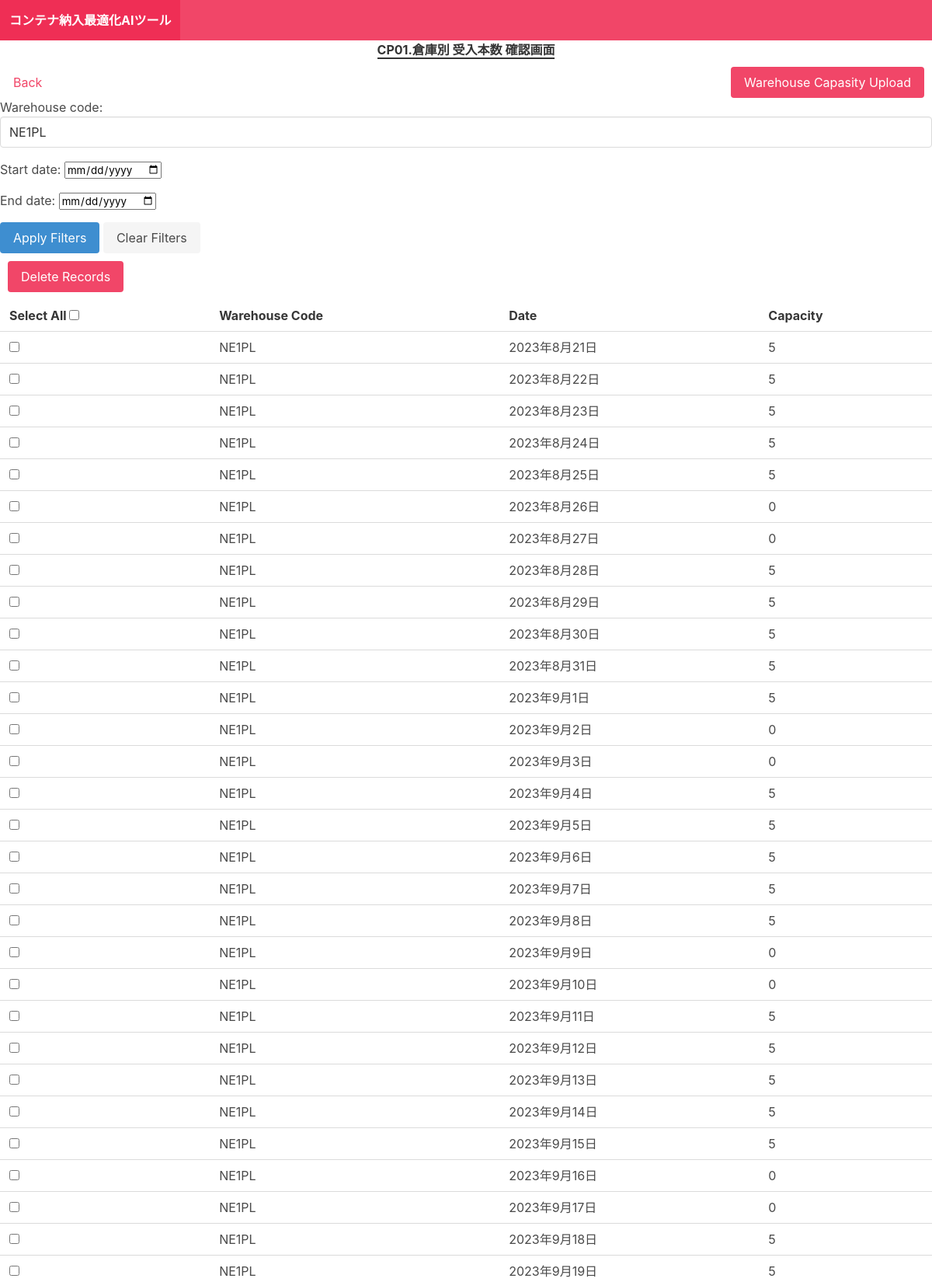
The app's page /wh/ (upper part) with its own data.
### cntr/models.py (models this page shows, shortened)
class WarehouseCapacity(models.Model):
    warehouse_code = models.CharField(max_length=10)
    date = models.DateField()
    capacity = models.PositiveIntegerField()

### cntr/views.py (the view)
# urls.py: path('wh/', warehouse_capacity, name='warehouse_capacity'),
def warehouse_capacity(request):
    form = WarehouseCapacityFilterForm(request.GET)
    capacities = WarehouseCapacity.objects.all()  # データベースから全てのキャパシティ情報を取得
    if form.is_valid():
        warehouse_code = form.cleaned_data.get('warehouse_code')
        start_date = form.cleaned_data.get('start_date')
        end_date = form.cleaned_data.get('end_date')
        if warehouse_code:
            capacities = capacities.filter(warehouse_code=warehouse_code)
        if start_date:
            capacities = capacities.filter(date__gte=start_date)
        if end_date:
            capacities = capacities.filter(date__lte=end_date)
    return render(request, 'warehouse_capacity.html', {'form': form, 'capacities': capacities})

### cntr/forms.py
class WarehouseCapacityFilterForm(forms.Form):
    warehouse_code = forms.ChoiceField(
        choices=WAREHOUSE_CHOICES,
        required=False,
        widget=forms.Select(attrs={'class': 'input'})
    )
    start_date = forms.DateField(
        required=False,
        widget=forms.DateInput(attrs={'type': 'date'}))
    end_date = forms.DateField(
        required=False,
        widget=forms.DateInput(attrs={'type': 'date'}))

### cntr/templates/cntr/warehouse_capacity.html (shortened to what this page needs)
{% extends "cntr/base.html" %}
{% block content %}
<head>
    <div class="center-text">
        <p><strong class="underline is-grey">CP01.倉庫別 受入本数 確認画面</strong></p>
    </div>
    <a href="/" class="button is-danger is-hoverable is-inverted is-bold" style="margin: 10px 10px 0 0;">Back</a>
    <a href="/warehouse_csv_upload/" class="button is-danger is-hoverable" style="float: right; margin: 10px 10px 0 0;">Warehouse Capasity Upload</a>
</head>
<body>
    <form method="get">
        {{ form.as_p }}
        <button class="button is-info" type="submit">Apply Filters</button>
        <a class="button is-light" href="?">Clear Filters</a>
    </form>
    <form method="post" action="{% url 'delete_records' %}">
        <button type="submit" class="button is-danger is-hoverable is-bold" style="margin: 10px;">Delete Records</button>
        <div style="overflow: auto;">
            <table>
                <tr>
                    <th>
                        <label for="select-all">Select All</label>
                        <input type="checkbox" id="select-all">
                    </th>
                    <th>Warehouse Code</th>
                    <th>Date</th>
                    <th>Capacity</th>
                </tr>
                {% for capacity in capacities %}
                <tr>
                    <td><input type="checkbox" name="record_id" value="{{ capacity.id }}"></td>
                    <td>{{ capacity.warehouse_code }}</td>
                    <td>{{ capacity.date }}</td>
                    <td>{{ capacity.capacity }}</td>
                </tr>
                {% endfor %}
            </table>
        </div>
    </form>
</body>
{% endblock %}

### cntr/templates/cntr/base.html (shortened to what this page needs)
{% load static %}
<!DOCTYPE html>
<html lang="ja">
<head>
    <link rel="stylesheet" href="https://cdn.jsdelivr.net/npm/bulma@0.9.4/css/bulma.min.css">
    <link rel="stylesheet" type="text/css" href="{% static 'css/styles.css' %}">
</head>
<body>
    <nav class="navbar is-danger">
        <div class="navbar-brand">
            <a href="/" class="navbar-item">
                <strong>コンテナ納入最適化AIツール</strong>
            </a>
        </div>
    </nav>
    <div class="content">
        {% block content %}
        {% endblock %}
    </div>
</body>
</html>

### cntr/static/css/styles.css (style rules this page uses)
.center-text { text-align: center; }
.underline { border-bottom: 2px solid #333; display: inline; }
.is-grey { color: #333; }

### cntr/templates/cntr/warehouse_capacity.html (style rules this page uses)
.center-text { text-align: center; }
.underline { border-bottom: 2px solid #333; display: inline; }
.is-grey { color: #333; /* テキストの色を濃いグレーに設定 }

### records on screen
WarehouseCapacity: warehouse_code "NE1PL", date "2023年8月21日", capacity "5"
WarehouseCapacity: warehouse_code "NE1PL", date "2023年8月22日", capacity "5"
WarehouseCapacity: warehouse_code "NE1PL", date "2023年8月23日", capacity "5"
WarehouseCapacity: warehouse_code "NE1PL", date "2023年8月24日", capacity "5"
WarehouseCapacity: warehouse_code "NE1PL", date "2023年8月25日", capacity "5"
WarehouseCapacity: warehouse_code "NE1PL", date "2023年8月26日", capacity "0"
WarehouseCapacity: warehouse_code "NE1PL", date "2023年8月27日", capacity "0"
WarehouseCapacity: warehouse_code "NE1PL", date "2023年8月28日", capacity "5"
WarehouseCapacity: warehouse_code "NE1PL", date "2023年8月29日", capacity "5"
WarehouseCapacity: warehouse_code "NE1PL", date "2023年8月30日", capacity "5"
WarehouseCapacity: warehouse_code "NE1PL", date "2023年8月31日", capacity "5"
WarehouseCapacity: warehouse_code "NE1PL", date "2023年9月1日", capacity "5"
WarehouseCapacity: warehouse_code "NE1PL", date "2023年9月2日", capacity "0"
WarehouseCapacity: warehouse_code "NE1PL", date "2023年9月3日", capacity "0"
WarehouseCapacity: warehouse_code "NE1PL", date "2023年9月4日", capacity "5"
WarehouseCapacity: warehouse_code "NE1PL", date "2023年9月5日", capacity "5"
WarehouseCapacity: warehouse_code "NE1PL", date "2023年9月6日", capacity "5"
WarehouseCapacity: warehouse_code "NE1PL", date "2023年9月7日", capacity "5"
WarehouseCapacity: warehouse_code "NE1PL", date "2023年9月8日", capacity "5"
WarehouseCapacity: warehouse_code "NE1PL", date "2023年9月9日", capacity "0"
WarehouseCapacity: warehouse_code "NE1PL", date "2023年9月10日", capacity "0"
WarehouseCapacity: warehouse_code "NE1PL", date "2023年9月11日", capacity "5"
WarehouseCapacity: warehouse_code "NE1PL", date "2023年9月12日", capacity "5"
WarehouseCapacity: warehouse_code "NE1PL", date "2023年9月13日", capacity "5"
WarehouseCapacity: warehouse_code "NE1PL", date "2023年9月14日", capacity "5"
WarehouseCapacity: warehouse_code "NE1PL", date "2023年9月15日", capacity "5"
WarehouseCapacity: warehouse_code "NE1PL", date "2023年9月16日", capacity "0"
WarehouseCapacity: warehouse_code "NE1PL", date "2023年9月17日", capacity "0"
WarehouseCapacity: warehouse_code "NE1PL", date "2023年9月18日", capacity "5"
WarehouseCapacity: warehouse_code "NE1PL", date "2023年9月19日", capacity "5"
